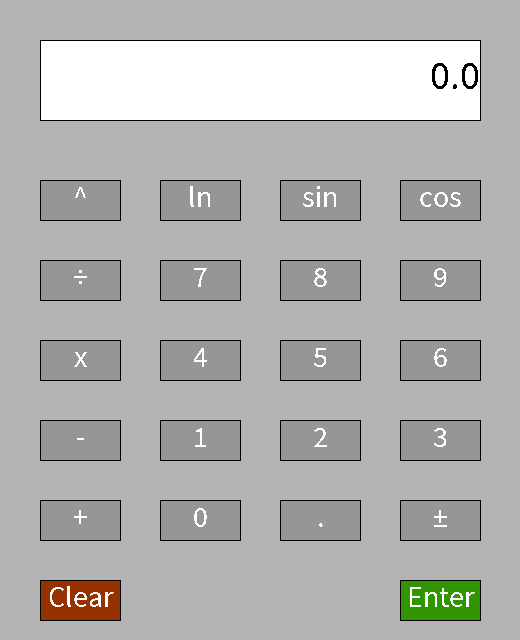
Frame 1 (no input)
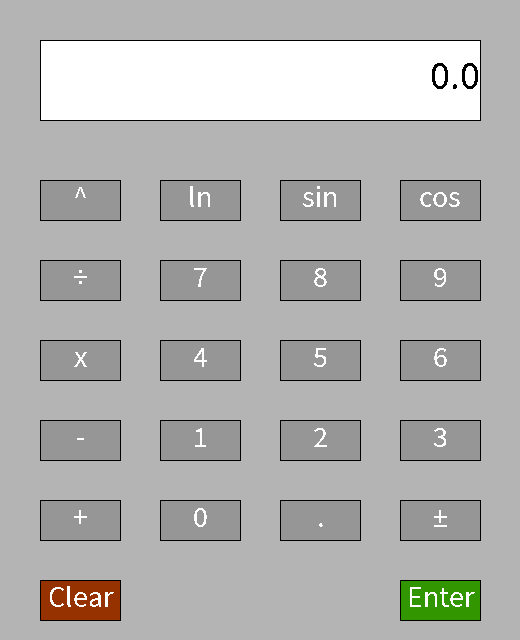
Frame 60 (the mouse pressed at the canvas centre just before this capture)
Frame 120 (the mouse held since frame 60 and released just before this capture): identical to frame 60, image omitted

The Processing sketch that drew these frames (run headless with seeded random() and noise(); from frame 60 on, the mouse is pressed at the canvas centre):

// Processing sketch: Calculator
// ── Calculator.pde
//Max Oyewole | Started 9/15/2026 | Calculator Project
Button[] numButtons = new Button[10]; //numbers
Button[] opButtons = new Button[12]; //operators
float l, r, result;
boolean left, newEntry, maxEntry;
String op, displayVal;
void setup() {
  size(520, 640);
  background(180);
  noSmooth();
  l = 0.0;
  r = 0.0;
  result = 0.0;
  op = " ";
  left = true;
  newEntry = true;
  maxEntry = false;
  displayVal = "0.0";
  numButtons[0] = new Button(200, 520, "0", color(150), color(120));
  numButtons[1] = new Button(200, 440, "1", color(150), color(120));
  numButtons[2] = new Button(320, 440, "2", color(150), color(120));
  numButtons[3] = new Button(440, 440, "3", color(150), color(120));
  numButtons[4] = new Button(200, 360, "4", color(150), color(120));
  numButtons[5] = new Button(320, 360, "5", color(150), color(120));
  numButtons[6] = new Button(440, 360, "6", color(150), color(120));
  numButtons[7] = new Button(200, 280, "7", color(150), color(120));
  numButtons[8] = new Button(320, 280, "8", color(150), color(120));
  numButtons[9] = new Button(440, 280, "9", color(150), color(120));
  opButtons[0] = new Button(320, 520, ".", color(150), color(120));
  opButtons[1] = new Button(80, 520, "+", color(150), color(120));
  opButtons[2] = new Button(80, 440, "-", color(150), color(120));
  opButtons[3] = new Button(80, 360, "x", color(150), color(120));
  opButtons[4] = new Button(80, 280, "÷", color(150), color(120));
  opButtons[5] = new Button(440, 520, "±", color(150), color(120));
  opButtons[6] = new Button(80, 600, "Clear", color(150, 50, 0), color(120, 40, 0));
  opButtons[7] = new Button(440, 600, "Enter", color(50, 150, 0), color(40, 120, 0));
  opButtons[8] = new Button(80, 200, "^", color(150), color(120));
  opButtons[9] = new Button(200, 200, "ln", color(150), color(120));
  opButtons[10] = new Button(320, 200, "sin", color(150), color(120));
  opButtons[11] = new Button(440, 200, "cos", color(150), color(120));
}

void draw() {
  background(180);
  for (int i = 0; i < numButtons.length; i++) {
    numButtons[i].display();
  }
  for (int i = 0; i < opButtons.length; i++) {
    opButtons[i].display();
  }
  calcDisplay();
}

void calcDisplay() {
  fill(255);
  rectMode(CORNER);
  textAlign(RIGHT, CENTER);
  textSize(40);
  rect(40, 40, 440, 80);
  fill(0);
  text(displayVal, 480, 75);
  if (maxEntry) {
    fill(255);
    textSize(15);
    textAlign(CENTER, TOP);
    text("The number in the display has reached its maximum length", 260, 120);
  }
}

void mouseReleased() {

  //Update display with button clicked by user
  for (int i = 0; i < numButtons.length; i++) {
    if (numButtons[i].hover()) {
      handleEvent(numButtons[i].label.charAt(0), true);
    }
  }
  // Loop through opButtons
  for (int i = 0; i < opButtons.length; i++) {
    if (opButtons[i].hover()) {
      handleEvent(opButtons[i].label.charAt(0), false);
    }
  }
}

void performCalc() {
  //defining operator function
  if (op.equals("+")) {
    result = l + r;
    displayVal = str(result);
  } else if (op.equals("-")) {
    result = l - r;
    displayVal = str(result);
  } else if (op.equals("x")) {
    result = l * r;
    displayVal = str(result);
  } else if (op.equals("÷")) {
    if (r == 0) {
      displayVal = "ERROR: DIVISION BY ZERO";
      newEntry = true;
      op = " ";
    } else {
      result = l / r;
      displayVal = str(result);
    }
  } else if (op.equals("^")) {
    if (l == 0 && r < 0) {
      displayVal = "ERROR: DIVISION BY ZERO";
      newEntry = true;
      op = " ";
    } else if (l < 0 && (r*pow(10, 30)/pow(2, 30)) % 2 == 0) {
      displayVal = "ERROR: NONREAL ROOT";
      newEntry = true;
      op = " ";
    } else {
      result = pow(l, r);
      displayVal = str(result);
    }
  }
  if (result == 0.0) {
    newEntry = true;
  }
  left = true;
  l = result;
}

void keyPressed() {
  //println("keyCode:" + keyCode);
  if (key == '0' || keyCode == 96) { //one for the top, one for the numpad
    handleEvent('0', true);
  } else if (key == '1' || keyCode == 97) {//one number as not to interfere with SHIFT + 8
    handleEvent('1', true);
  } else if (key == '2' || keyCode == 98) {
    handleEvent('2', true);
  } else if (key == '3' || keyCode == 99) {
    handleEvent('3', true);
  } else if (key == '4' || keyCode == 100) {
    handleEvent('4', true);
  } else if (key == '5' || keyCode == 101) {
    handleEvent('5', true);
  } else if (key == '6' || keyCode == 102) {
    handleEvent('6', true);
  } else if (key == '7' || keyCode == 103) {
    handleEvent('7', true);
  } else if (key == '8' || keyCode == 104) {
    handleEvent('8', true);
  } else if (key == '9' || keyCode == 105) {
    handleEvent('9', true);
  } else if (key == '.') {
    handleEvent('.', false);
  } else if (key == '+') {
    handleEvent('+', false);
  } else if (keyCode == 45) { // top '-' for subtraction
    handleEvent('-', false);
  } else if (key == '*') {
    handleEvent('x', false);
  } else if (key == '/') {
    handleEvent('÷', false);
  } else if (keyCode == 109) { // numpad '-' for negatives
    handleEvent('±', false);
  } else if (key == 'l') {
    handleEvent('l', false);
  } else if (key == 'c') {
    handleEvent('c', false);
  } else if (key == 's') {
    handleEvent('s', false);
  } else if (key == '^') {
    handleEvent('^', false);
  } else if (key == '=' || key == ENTER || key == RETURN) {
    handleEvent('E', false);
  } else if (key == BACKSPACE || key == DELETE) {
    handleEvent('C', false);
  }
}

void handleEvent(char label, boolean isNum) {
  if (isNum) {
    // Number stuff
    String digit = str(label);

    if (newEntry || displayVal.equals("Infinity") || displayVal.contains("E")) {
      displayVal = digit;
      newEntry = false;
    } else {
      if (displayVal.equals("0") && label != '0') {
        displayVal = digit;
      } else if (displayVal.length() < 22) {
        if (!displayVal.equals("0")) {
          displayVal += digit;
        }
      } else {
        maxEntry = true;
      }
    }
    if (left) {
      l = float(displayVal);
    } else {
      r = float(displayVal);
    }
  } else {
    //Operator stuff
    String clicked = str(label);
    if (newEntry || displayVal.equals("Infinity")) {
      if (clicked.equals("C")) { //C stands for Clear
        l = 0.0;
        r = 0.0;
        result = 0.0;
        op = " ";
        left = true;
        newEntry = true;
        displayVal = "0.0";
      }
    } else {
      if (clicked.equals("E")) { //E stands for Enter
        //Perform calculation
        performCalc();
      } else if (clicked.equals("+") || clicked.equals("-") ||
        clicked.equals("x") || clicked.equals("÷") || clicked.equals("^")) {
        op = clicked;
        left = false;
        newEntry = true;
        displayVal = op;
      } else if (clicked.equals("±")) {
        if (left) {
          l *= -1;
          displayVal = str(l);
        } else {
          r *= -1;
          displayVal = str(r);
        }
      } else if (clicked.equals("C")) { //C stands for Clear
        l = 0.0;
        r = 0.0;
        result = 0.0;
        op = " ";
        left = true;
        newEntry = true;
        displayVal = "0.0";
      } else if (clicked.equals(".")) {
        if (!displayVal.contains(".")) {
          if (left) {
            displayVal += ".";
            l = float(displayVal);
          } else {
            displayVal += ".";
            r = float(displayVal);
          }
        }
      } else if (clicked.equals("c")) { //c stands for cosine
        if (left) {
          result = cos(l);
          l = cos(l);
          displayVal = str(result);
        } else {
          result = cos(r);
          r = cos(r);
          displayVal = str(result);
        }
      } else if (clicked.equals("s")) { //s stands for sine
        if (left) {
          result = sin(l);
          l = sin(l);
          displayVal = str(result);
        } else {
          result = sin(r);
          r = sin(r);
          displayVal = str(result);
        }
      } else if (clicked.equals("l")) { //l stands for ln
        if (left) {
          if (l <= 0) {
            displayVal = "ERROR: UNDEFINED";
            newEntry = true;
            op = " ";
          } else {
            result = log(l);
            l = log(l);
            displayVal = str(result);
          }
        } else {
          if (r <= 0) {
            displayVal = "ERROR: UNDEFINED";
            newEntry = true;
            op = " ";
          } else {
            result = log(r);
            r = log(r);
            displayVal = str(result);
          }
        }
      }
    }
    maxEntry = false;
  }
  //variable values
  println("L:" + l);
  println("R:" + r);
  println("Result:" + result);
  println("Left:" + left);
  println("Operator:" + op);
  println("DisplayVal:" + displayVal);
  println("NewEntry:" + newEntry);
}

// ── Button.pde
class Button {
  //Member Variables
  float x, y, w, h; //x position, y position, width, and height
  String label; //symbol for the button
  boolean hover, isNum; //whether or not the mouse is over the button
  color normColor, hoverColor; // colors for the button for hovered over, not hovered over variants
  //Constructor
  Button(float x, float y, String label, color normColor, color hoverColor) {
    this.x = x;
    this.y = y;
    w = 80;
    h = 40;
    this.label = label;
    hover = false;
    this.normColor = normColor;
    this.hoverColor = hoverColor;
  }
  //Member Methods
  void display() {
    textSize(30);
    textAlign(CENTER, CENTER);
    rectMode(CENTER);
    if (hover()) {
      fill(hoverColor);
      rect(x, y, w, h);
    } else {
      fill(normColor);
      rect(x, y, w, h);
    }
    fill(255);
    text(label, x, y-4);
  }
  boolean hover() {
    return mouseX >=x-w/2 &&
      mouseX <=x+w/2 &&
      mouseY >=y-h/2 &&
      mouseY <=y+h/2;
  }
}
